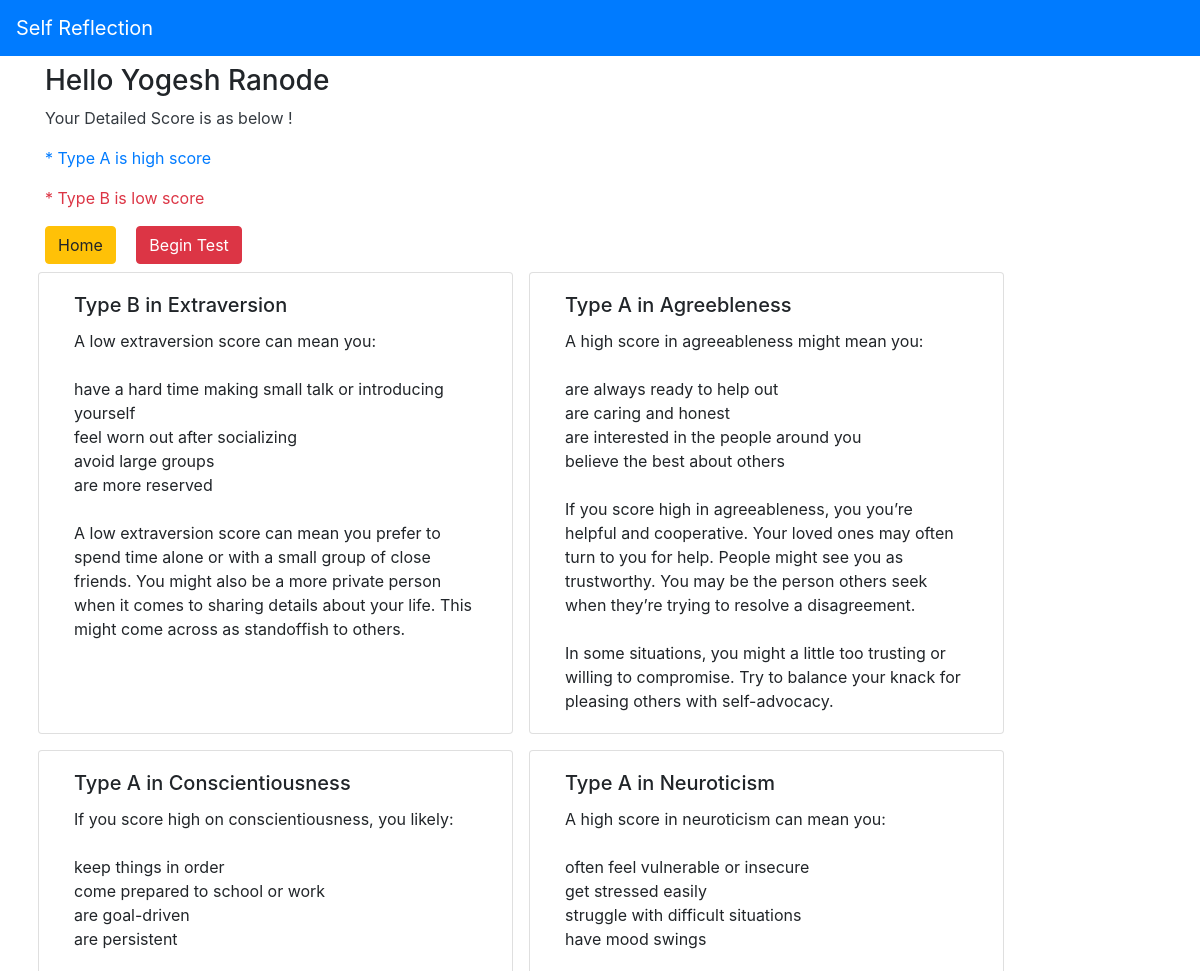
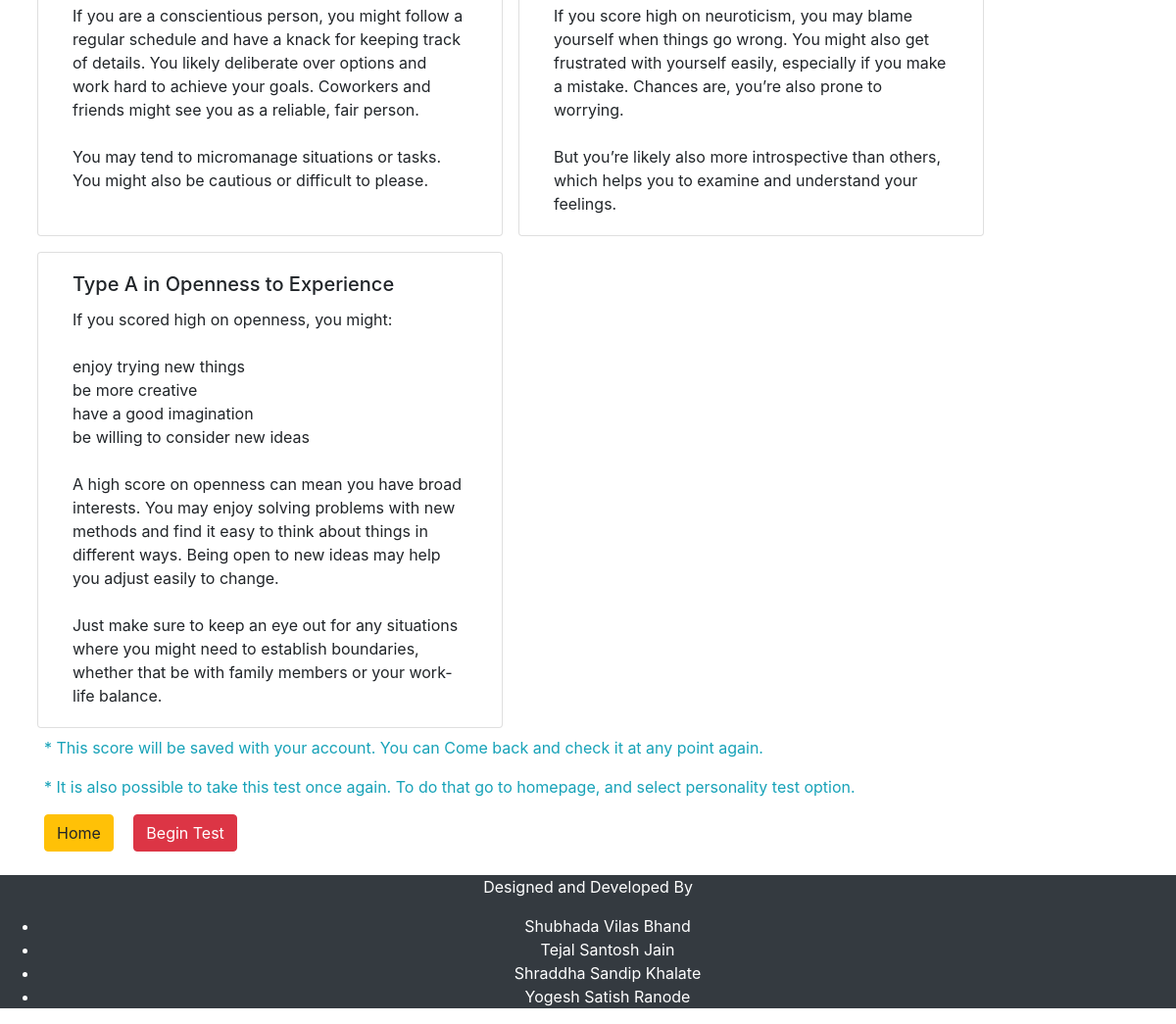
The app's page /module1.php (signed in) with its own data (2 pictures, top to bottom).
### tables this page shows
CREATE TABLE `module_1` (
  `user_id` varchar(15) NOT NULL,
  `extraversion` text NOT NULL,
  `agreebleness` text NOT NULL,
  `conscientiousness` text NOT NULL,
  `neuroticism` text NOT NULL,
  `openness` text NOT NULL
);

### module1.php (the view, shortened to what this page needs)
<?php
include "head.php";
$conn=dbconn();
$sql1="SELECT `extraversion` as e, `agreebleness` as a, `conscientiousness` as c, `neuroticism` as n, `openness`as o FROM `module_1` WHERE `user_id` = '".$_SESSION["user_id"]."'";
$result = mysqli_query($conn, $sql1);
if (mysqli_num_rows($result) > 0) {
    while($row = mysqli_fetch_assoc($result)) {
      $e=$row["e"];
      $a=$row["a"];
      $c=$row["c"];
      $n=$row["n"];
      $o=$row["o"];
    }
  } else {
    $e=$a=$c=$n=$o=" Unavailable ";
  }
?>
<html>
<head><?php bootstrap();?>
</head>
<body>
<nav class="navbar navbar-expand-md bg-primary navbar-dark">
  <a class="navbar-brand" href="#">Self Reflection</a>
</nav>
<div class="container">
<h3 class="mt-2">Hello <?php echo $_SESSION["user_name"];?></h3>
<p class="text-dark"> Your Detailed Score is as below !</p>
<p class="text-primary">* Type A is high score</p>
<p class="text-danger">* Type B is low score</p>
<a class="btn btn-warning" href="home.php">Home</a> <a class="btn btn-danger ml-3" href="begintest.php">Begin Test</a>
<br>
<div class="row">
<div class="col-11 col-sm-5 card m-2" id="extraversion">
<div class="card-body">
<h5 class="card-title">Type <?php echo $e;?> in Extraversion</h5>
<p class="card-text">
<?php
if($e=="A")
{
echo "A high extraversion score might mean you: <br>
    <br>
seek excitement or adventure<br>
make friends easily<br>
speak without thinking<br>
enjoy being active with others<br>
<br>
If you score high on extraversion, you might consider yourself an extrovert. You might enjoy attention and feel recharged after spending time with friends. You likely feel your best when in a large group of people. <br>
<br>
On the other hand, you may have trouble spending long periods of time alone.
";
}
else if($e=="B"){
echo "A low extraversion score can mean you: <br>
<br>
have a hard time making small talk or introducing yourself<br>
feel worn out after socializing <br>
avoid large groups<br>
are more reserved<br>
<br>
A low extraversion score can mean you prefer to spend time alone or with a small group of close friends. You might also be a more private person when it comes to sharing details about your life. This might come across as standoffish to others.";
}
else {
    echo " Score Unavailable - Please Click on red Button to Begin Test";
}
?>
</p>
</div>
</div>
<div class="col-11 col-sm-5 card m-2" id="agreebleness">
<div class="card-body">
<h5 class="card-title">Type <?php echo $a;?> in Agreebleness</h5>
<p class="card-text">
<?php
if($a=="A")
{
echo "A high score in agreeableness might mean you:<br>
<br>
are always ready to help out<br>
are caring and honest<br>
are interested in the people around you<br>
believe the best about others<br>
<br>
If you score high in agreeableness, you you’re helpful and cooperative. Your loved ones may often turn to you for help. People might see you as trustworthy. You may be the person others seek when they’re trying to resolve a disagreement.
<br><br>
In some situations, you might a little too trusting or willing to compromise. Try to balance your knack for pleasing others with self-advocacy.
";
}
?>
</p>
</div>
</div>
<div class="col-11 col-sm-5 card m-2" id="conscientiousness">
<div class="card-body">
<h5 class="card-title">Type <?php echo $c;?> in Conscientiousness</h5>
<p class="card-text">
<?php
if($c=="A")
{
echo "If you score high on conscientiousness, you likely:<br>
<br>
keep things in order<br>
come prepared to school or work<br>
are goal-driven<br>
are persistent<br>
<br>
If you are a conscientious person, you might follow a regular schedule and have a knack for keeping track of details. You likely deliberate over options and work hard to achieve your goals. Coworkers and friends might see you as a reliable, fair person.
<br><br>
You may tend to micromanage situations or tasks. You might also be cautious or difficult to please.
";
}
?>
</p>
</div>
</div>
<div class="col-11 col-sm-5 card m-2" id="neuroticism">
<div class="card-body">
<h5 class="card-title">Type <?php echo $n;?> in Neuroticism</h5>
<p class="card-text">
<?php
if($n=="A")
{
echo "A high score in neuroticism can mean you:<br>
<br>
often feel vulnerable or insecure<br>
get stressed easily<br>
struggle with difficult situations<br>
have mood swings<br>
<br>
If you score high on neuroticism, you may blame yourself when things go wrong. You might also get frustrated with yourself easily, especially if you make a mistake. Chances are, you’re also prone to worrying.
<br><br>
But you’re likely also more introspective than others, which helps you to examine and understand your feelings.
";
}
?>
</p>
</div>
</div>
<div class="col-11 col-sm-5 card m-2" id="openness">
<div class="card-body">
<h5 class="card-title">Type <?php echo $o;?> in Openness to Experience</h5>
<p class="card-text">
<?php
if($o=="A")
{
echo "If you scored high on openness, you might:<br>
<br>
enjoy trying new things<br>
be more creative<br>
have a good imagination<br>
be willing to consider new ideas<br>
<br>
A high score on openness can mean you have broad interests. You may enjoy solving problems with new methods and find it easy to think about things in different ways. Being open to new ideas may help you adjust easily to change.
<br><br>
Just make sure to keep an eye out for any situations where you might need to establish boundaries, whether that be with family members or your work-life balance.
";
}
?>
</p>
</div>
</div>
</div>
<p class="text-info">* This score will be saved with your account. You can Come back and check it at any point again.</p>
<p class="text-info">* It is also possible to take this test once again. To do that go to homepage, and select personality test option.</p>
<a class="btn btn-warning" href="home.php">Home</a> <a class="btn btn-danger ml-3" href="begintest.php">Begin Test</a>
</div>
<footer class="bg-dark text-white text-center">
<p>Designed and Developed By</p>
<ul>
<li>Shubhada Vilas Bhand</li>
<li>Tejal Santosh Jain</li>
<li>Shraddha Sandip Khalate</li>
<li>Yogesh Satish Ranode
</li>
</ul>
</footer>
</body>
</html>

### records on screen
module_1: extraversion "B", agreebleness "A", conscientiousness "A", neuroticism "A", openness "A"

### other values on screen
$_SESSION["user_name"] "Yogesh Ranode"
